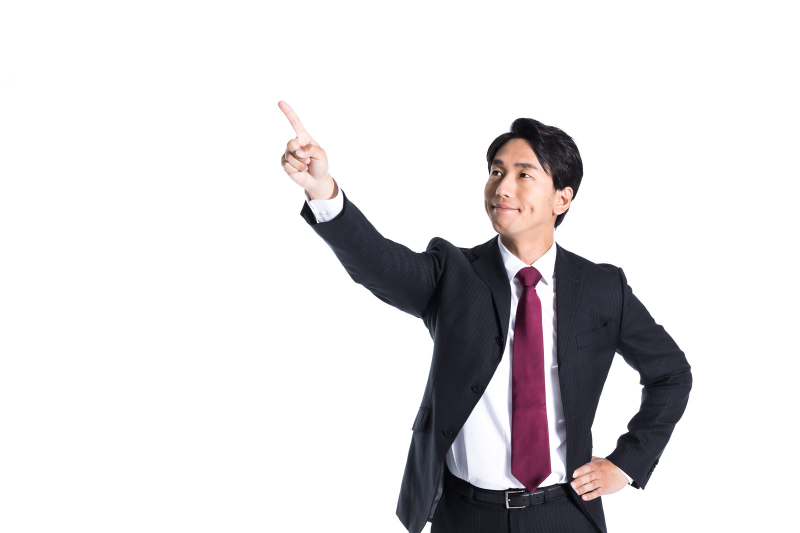
#> input picture Y2-Sem2/AI活用演習/2023-10-23/04_opencv_face/man.jpg, 1600 x 1066 px (shown at 1/2 size)
$ python resize.py
#> lines starting #> are read from the running program, lines starting #| are printed output that depends on the picture
# matplotlibとOpenCVをインポート
import matplotlib.pyplot as plt
import cv2

# 画像ファイルを読み込む
img = cv2.imread("./04_opencv_face/man.jpg")
#> img is the input picture: shape (1066, 1600, 3); mean B, G, R 223, 221.4, 223.6

# 画像のサイズを変更し、変更した画像をファイルに保存する
im2 = cv2.resize(img, (600, 300))
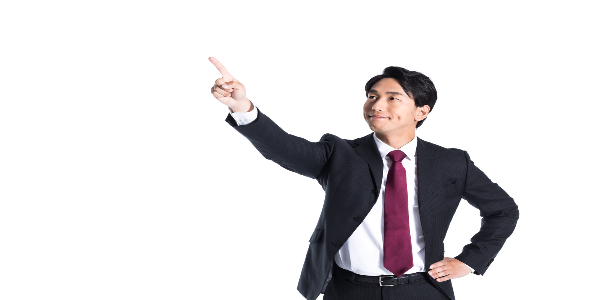
#> im2: shape (300, 600, 3); mean B, G, R 223, 221.4, 223.6
cv2.imwrite("./04_opencv_face/out-resize.png", im2)

# 変更した画像を表示する
plt.imshow(cv2.cvtColor(im2, cv2.COLOR_BGR2RGB))
plt.show()
